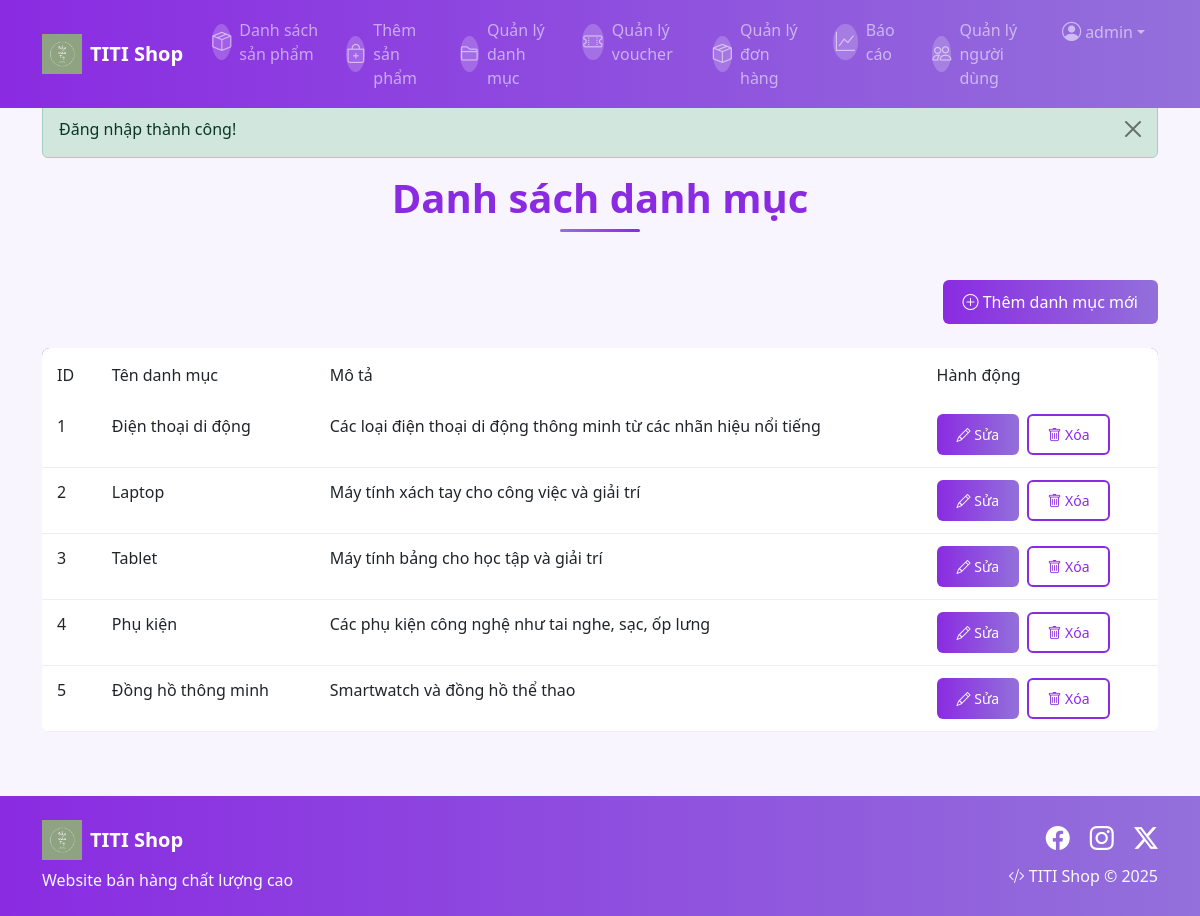
Page /Category/ (signed in) on the committed database.
### tables this page shows
CREATE TABLE categories (
    id INT AUTO_INCREMENT PRIMARY KEY,
    name VARCHAR(255) NOT NULL,
    description TEXT,
    created_at TIMESTAMP DEFAULT CURRENT_TIMESTAMP
);

### app/controllers/CategoryController.php (called while the page is built, shortened)
<?php
require_once('app/config/database.php');
require_once('app/models/CategoryModel.php');
class CategoryController
{
    private $categoryModel;
    public function __construct()
    {
        $this->db = (new Database())->getConnection();
        $this->categoryModel = new CategoryModel($this->db);
    }
    public function index()
    {
        $categories = $this->categoryModel->getCategories();
        include 'app/views/category/list.php';
    }
}
?>

### index.php (called while the page is built, shortened)
<?php
$url = $_GET['url'] ?? '';
$url = rtrim($url, '/');
$url = filter_var($url, FILTER_SANITIZE_URL);
$url = explode('/', $url);
$action = isset($url[1]) && $url[1] != '' ? $url[1] : 'index';
$controller = new $controllerName();
call_user_func_array([$controller, $action], array_slice($url, 2));
?>

### app/config/database.php (called while the page is built, shortened)
<?php
class Database {
    private $host = "localhost";
    private $db_name = "webbanhang";
    private $username = "root";
    private $password = "";
    public function getConnection() {
        $this->conn = null;
        try {            $this->conn = new PDO("mysql:host=" . $this->host . ";dbname=" . $this->db_name,
                                  $this->username,
                                  $this->password);
            $this->conn->exec("set names utf8mb4");
        } catch(PDOException $exception) {
            echo "Connection error: " . $exception->getMessage();
        }
        return $this->conn;
    }
}

### app/models/CategoryModel.php (called while the page is built, shortened)
<?php
class CategoryModel
{
    private $conn;
    private $table_name = "categories";
    public function __construct($db)
    {
        $this->conn = $db;
    }
    public function getCategories()
    {
        $query = "SELECT id, name, description FROM " . $this->table_name;
        $stmt = $this->conn->prepare($query);
        $stmt->execute();
        $result = $stmt->fetchAll(PDO::FETCH_OBJ);
        return $result;
    }
}
?>

### app/views/category/list.php (the view)
<?php include 'app/views/shares/header.php'; ?>
<div class="d-flex justify-content-between align-items-center mb-4">
    <h1 class="purple-title text-center mx-auto mb-4">Danh sách danh mục</h1>
</div>
<div class="text-end mb-4">
    <a href="/webbanhang/Category/add" class="btn btn-purple">
        <i class="bi bi-plus-circle"></i> Thêm danh mục mới
    </a>
</div>
<?php if (empty($categories)): ?>
    <div class="alert alert-purple">
        <i class="bi bi-info-circle"></i> Chưa có danh mục nào. Hãy thêm danh mục mới!
    </div>
<?php else: ?>
    <div class="table-responsive">
        <table class="table purple-table">
            <thead>
                <tr>
                    <th>ID</th>
                    <th>Tên danh mục</th>
                    <th>Mô tả</th>
                    <th>Hành động</th>
                </tr>
            </thead>
            <tbody>
                <?php foreach ($categories as $category): ?>
                <tr>
                    <td><?php echo $category->id; ?></td>
                    <td><?php echo htmlspecialchars($category->name, ENT_QUOTES, 'UTF-8'); ?></td>
                    <td><?php echo htmlspecialchars($category->description, ENT_QUOTES, 'UTF-8'); ?></td>
                    <td>
                        <a href="/webbanhang/Category/edit/<?php echo $category->id; ?>" class="btn btn-purple btn-sm">
                            <i class="bi bi-pencil"></i> Sửa
                        </a>
                        <a href="/webbanhang/Category/delete/<?php echo $category->id; ?>"
                           onclick="return confirm('Bạn có chắc chắn muốn xóa danh mục này? Lưu ý: Điều này có thể ảnh hưởng đến các sản phẩm thuộc danh mục này.');"
                           class="btn btn-outline-purple btn-sm ms-1">
                            <i class="bi bi-trash"></i> Xóa
                        </a>
                    </td>
                </tr>
                <?php endforeach; ?>
            </tbody>
        </table>
    </div>
<?php endif; ?>
<?php include 'app/views/shares/footer.php'; ?>

### public/css/purple-theme.css (style rules this page uses)
:root { --purple-primary: #8a2be2; --purple-secondary: #9370db; --purple-light: #e6e0ff; --purple-hover: #7026b9; --purple-focus: rgba(138, 43, 226, 0.25); }
body { background-color: #f8f5ff; font-family: 'Segoe UI', Tahoma, Geneva, Verdana, sans-serif; }
.purple-title { color: var(--purple-primary); font-weight: 600; position: relative; padding-bottom: 10px; }
.purple-title:after { content: ''; position: absolute; bottom: 0; left: 50%; transform: translateX(-50%); width: 80px; height: 3px; background: linear-gradient(to right, var(--purple-secondary), var(--purple-primary)); border-radius: 3px; }
.btn-purple { background: linear-gradient(to right, var(--purple-primary), var(--purple-secondary)); border: none; color: white; font-weight: 500; padding: 10px 20px; border-radius: 6px; transition: all 0.3s ease; }
.btn-outline-purple { color: var(--purple-primary); background: transparent; border: 2px solid var(--purple-primary); font-weight: 500; padding: 8px 18px; border-radius: 6px; transition: all 0.3s ease; }
.purple-table { border-radius: 8px; overflow: hidden; border-collapse: separate; border-spacing: 0; }
.purple-table thead { background: linear-gradient(to right, var(--purple-primary), var(--purple-secondary)); color: white; }
.purple-table th { padding: 15px; font-weight: 500; border: none; }
.purple-table td { padding: 12px 15px; border-top: none; border-bottom: 1px solid #eee; transition: all 0.2s ease; }

### app/views/shares/header.php (style rules this page uses)
body { padding-top: 76px; }

### rows in the picture
categories: id "1", name "Điện thoại di động", description "Các loại điện thoại di động thông minh từ các nhãn hiệu nổi tiếng"
categories: id "2", name "Laptop", description "Máy tính xách tay cho công việc và giải trí"
categories: id "3", name "Tablet", description "Máy tính bảng cho học tập và giải trí"
categories: id "4", name "Phụ kiện", description "Các phụ kiện công nghệ như tai nghe, sạc, ốp lưng"
categories: id "5", name "Đồng hồ thông minh", description "Smartwatch và đồng hồ thể thao"

### other values in the picture
SessionHelper::get('username') "admin"
SessionHelper::getFlash('success') "Đăng nhập thành công!"
